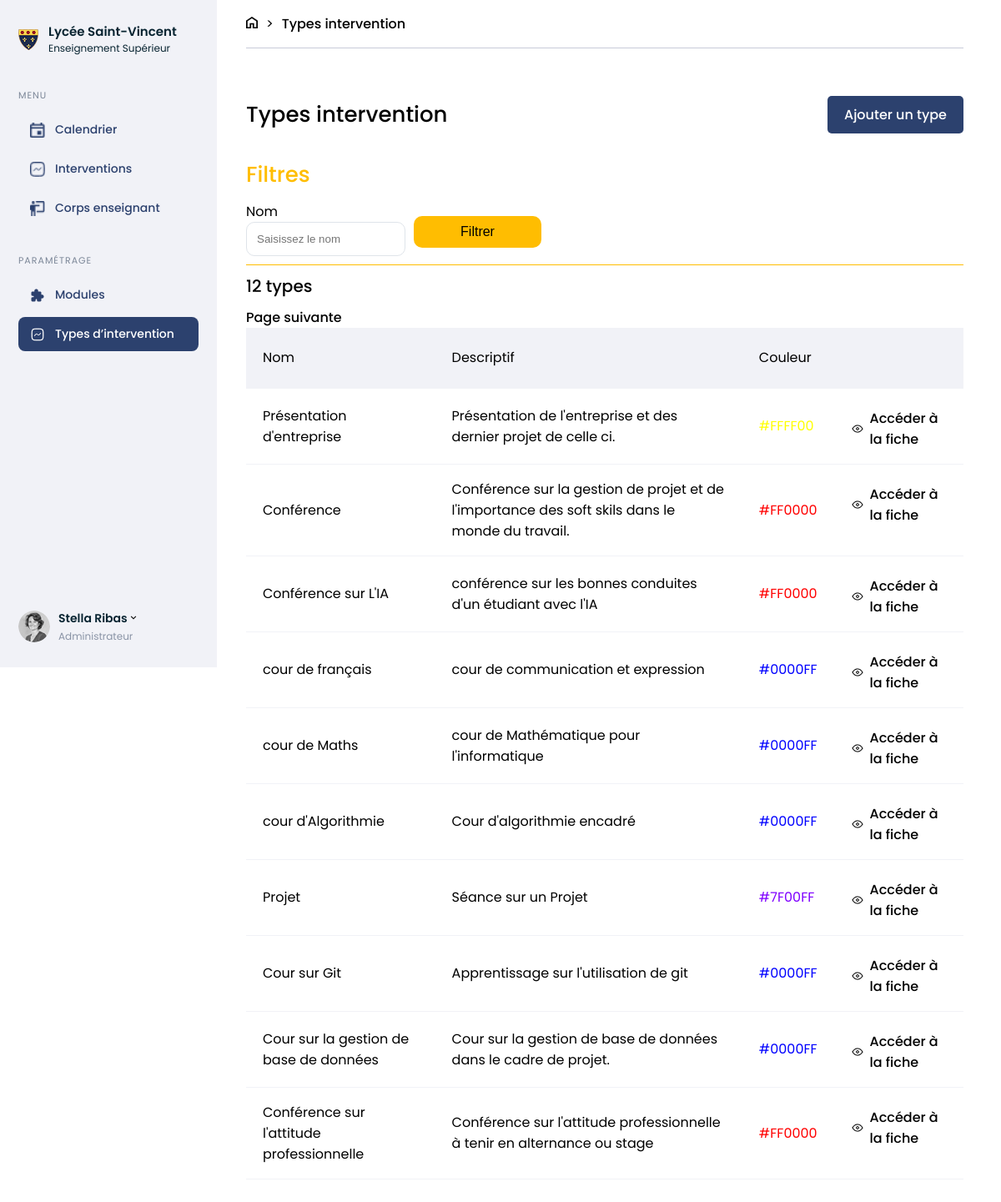
The app's page /Type_intervention.php, older data.
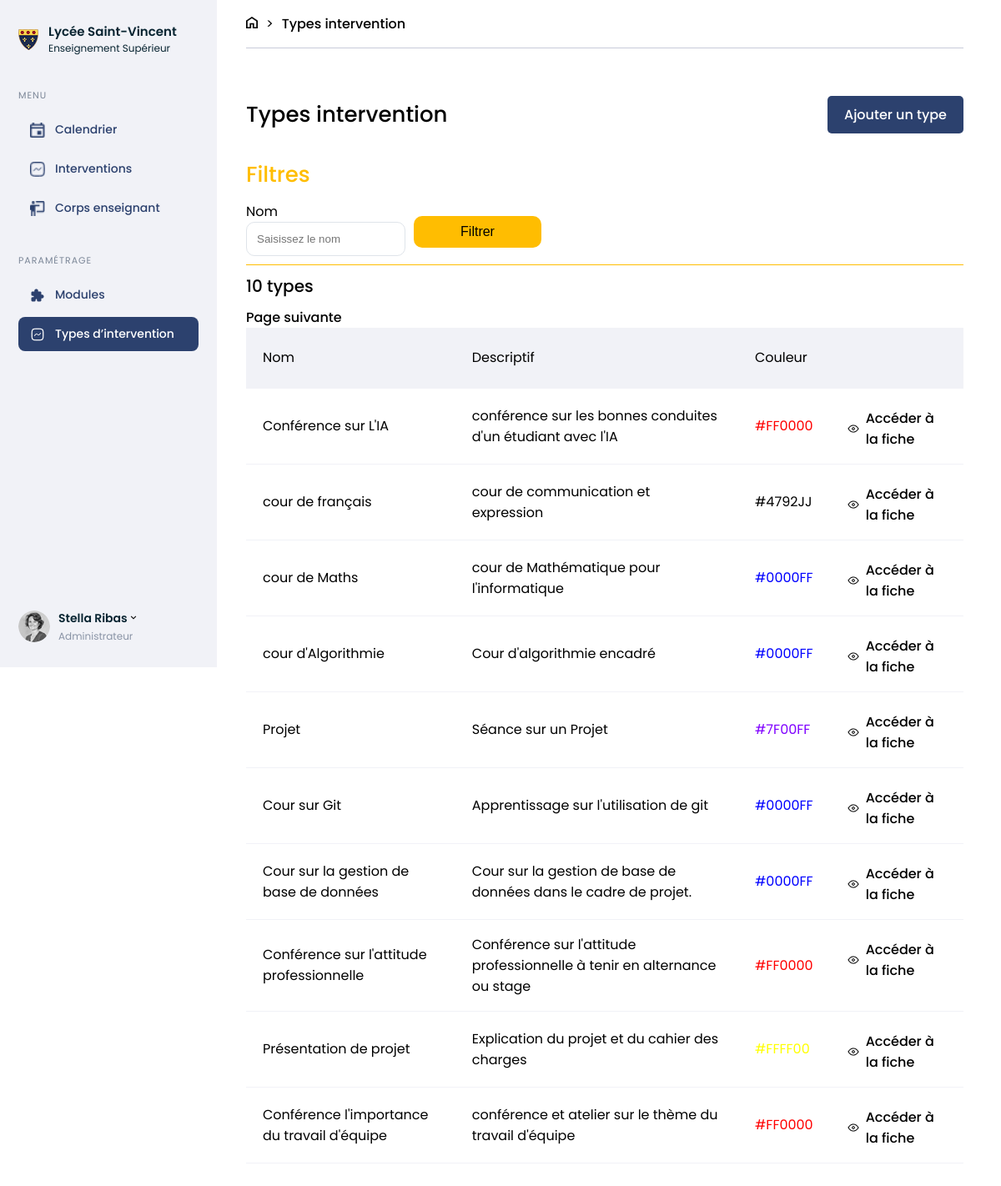
The same page, newer data.
### tables this page shows
CREATE TABLE `intervention_type` (
  `id` int(11) NOT NULL,
  `name` varchar(255) NOT NULL,
  `description` text NOT NULL,
  `color` varchar(20) NOT NULL
);

### database/User_database.php (called while the page is built, shortened)
<?php
function infos_intervention_type_all($con, $offset){
    $offend = $offset + 10;
    $requete = $con->prepare("SELECT id, name, description, color FROM intervention_type LIMIT :offsetend OFFSET :offset");
    $requete->bindValue(':offsetend', (int) $offend, PDO::PARAM_INT);
    $requete->bindValue(':offset', (int) $offset, PDO::PARAM_INT);
    $requete->execute();
    $contenu = $requete->fetchAll(\PDO::FETCH_ASSOC);
    return $contenu;
}
function select_nb_pages_filtre_intervention_all($con){
    $requete = $con->prepare("SELECT count(*) AS nblignes FROM intervention_type");
    $requete->execute();
    $contenu = $requete->fetchAll(\PDO::FETCH_ASSOC);
    return $contenu;
}

### public/Type_intervention.php (the view, shortened to what the changed rows need)
<?php
require_once 'inclus/Header.php';
require_once '../database/User_database.php';
require_once 'inclus/Connexion.php';
if (empty($_GET["page"])){
    $page = 1;
}
else {
    $page = $_GET['page'];
}
if (empty($_GET["filtre"])){
    $filtre = '';
}
else {
    $filtre = $_GET["filtre"];
}
?>
<body>
    <section class="intervention-type page">
        <section class="titles-page">
            <table class="table">
                <tr class="columns">
                    <td>Nom</td>
                    <td>Descriptif</td>
                    <td>Couleur</td>
                    <td></td>
                </tr>
                <?php
                    if (!empty($_GET["name-filter"])){
                        $filtre = '%'.$_GET["name-filter"].'%';
                        $requete = $con->prepare("SELECT count(id) FROM intervention_type WHERE name LIKE :filtre");
                        $requete->bindParam(':filtre', $filtre);
                        $requete -> execute();
                        $contenu = $requete->fetchAll(\PDO::FETCH_ASSOC);
                        $contenu=(int)$contenu[0]["count(id)"];
                        echo "<h4>".$contenu." types</h4>";
                        $limit = 10;
                        $offset = $page * $limit - $limit;
                        $contenu = select_id_intervention_type_where($con, $filtre, $offset);
                        foreach ($contenu as $colonne => $element) {
                        echo "<tr>";
                        echo "<td>". $element["name"]. "</td>";
                        echo "<td>". $element["description"]. "</td>"; ?>
                        <td style="color:<?php echo $element["color"]?>"><?php echo $element["color"] ?></td>
                        <td class="table_align"><img src="assets/Oeil.png" alt="">
                        <a href="Fiche_intervention.php?id=<?php echo $element['id']; ?>">Accéder à la fiche</a></td>
                        </tr><?php
                        }
                        $nb_pages = select_nb_pages_filtre_intervention($con, $filtre);
                        $nb_pages = $nb_pages[0]["nblignes"];
                        $nb_pages = $nb_pages = (int)($nb_pages / 10) + 1;
                    }
                    else {
                        $requete = $con->prepare("SELECT count(id) FROM intervention_type");
                        $requete -> execute();
                        $contenu = $requete->fetchAll(\PDO::FETCH_ASSOC);
                        $contenu=(int)$contenu[0]["count(id)"];
                        echo "<h4>".$contenu." types</h4>";
                        $limit = 10;
                        $offset = $page * $limit - $limit;
                        $contenu = infos_intervention_type_all($con, $offset);
                        foreach ($contenu as $colonne => $element) {
                            echo "<tr>";
                            echo "<td>". $element["name"]. "</td>";
                            echo "<td>". $element["description"]. "</td>"; ?>
                            <td style="color:<?php echo $element["color"]?>"><?php echo $element["color"] ?></td>
                            <td class="table_align"><img src="assets/Oeil.png" alt="">
                            <a href="Fiche_intervention.php?id=<?php echo $element['id']; ?>">Accéder à la fiche</a></td>
                            <?php
                            echo "</tr>";
                        }
                        $nb_pages = select_nb_pages_filtre_intervention_all($con);
                        $nb_pages = $nb_pages[0]["nblignes"];
                        $nb_pages = $nb_pages = (int)($nb_pages / 10) + 1;
                    }
                    if ($_GET["page"] == 1 && $nb_pages == 1){ ?>
                    <?php
                    }
                    else if ($_GET["page"] == $nb_pages){?>
                        <a href="Type_intervention.php?page=<?php echo $page - 1; ?>&filtre=<?php echo $filtre ?>">Page précédente </a><?php
                    }
                    else if ($_GET["page"] > 1 && $_GET["page"] < $nb_pages){ ?>
                        <a href="Type_intervention.php?page=<?php echo $page - 1; ?>&filtre=<?php echo $filtre ?>">Page précédente </a>
                        <a href="Type_intervention.php?page=<?php echo $page + 1; ?>&filtre=<?php echo $filtre ?>"> Page suivante</a>
                        <?php
                    }
                    else { ?>
                        <a href="Type_intervention.php?page=<?php echo $page + 1; ?>&filtre=<?php echo $filtre ?>"> Page suivante</a><?php
                    }
                ?>
            </table>
        </section>
    </section>
</body>
</html>

Row changes from the older to the newer data that the page shows:
removed intervention_type: name "Présentation d'entreprise", description "Présentation de l'entreprise et des dernier projet de celle ci.", color "#FFFF00"
removed intervention_type: name "Conférence", description "Conférence sur la gestion de projet et de l'importance des soft skils dans le monde du travail.", color "#FF0000"
changed intervention_type "cour de français": color "#0000FF" → "#4792JJ"
now on this page (row unchanged): intervention_type: name "Présentation de projet", description "Explication du projet et du cahier des charges", color "#FFFF00"
now on this page (row unchanged): intervention_type: name "Conférence l'importance du travail d'équipe", description "conférence et atelier sur le thème du travail d'équipe", color "#FF0000"
Text that changed along with them:
$contenu: "12" → "10"
